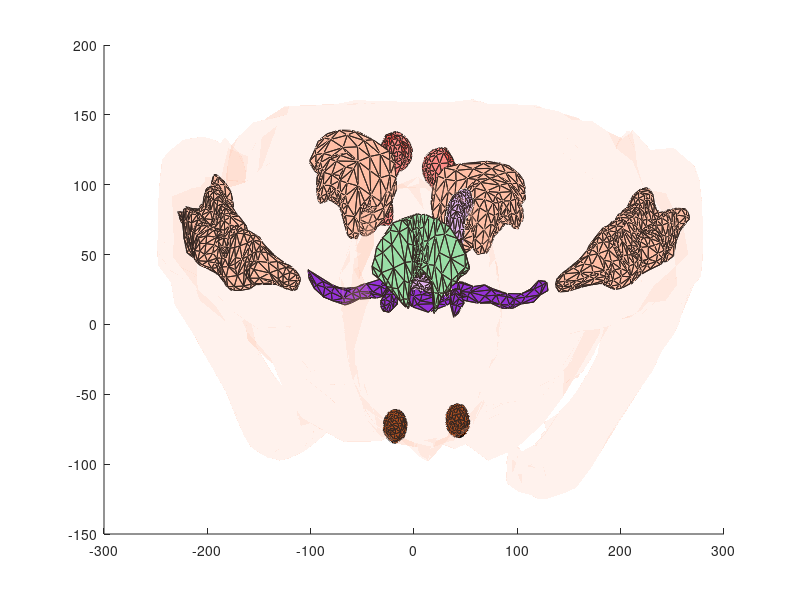

Source code (MATLAB): (Note: this script raises an error after producing the figure.)
clear all; clc; warning off; 
%   Full-body viewer for the VHP model of 01/15/2015
%
%   Low-Frequency Electromagnetic Modeling for Electrical and Biological
%   Systems Using MATLAB, Sergey N. Makarov, Gregory M. Noetscher, and Ara
%   Nazarian, Wiley, New York, 2015, 1st ed.
%   Find edges (indexes) attached to every triangle (Nx3 array)

count = 0;
scrsz = get(0, 'ScreenSize');
a = figure('Position', [scrsz(4)/10 scrsz(4)/10 scrsz(3)/1.2 scrsz(4)/1.2]);
%%%%%%%%%%%%%%%%%%%%%%%%%%%%%%%%%%%%%%%%%%%%%%%%
load('VHP_Aorta_M.mat');
PP = P';
tt = t';
Xshape = reshape(PP(1, tt(1:3,:)),[3,size(tt,2)]);
Yshape = reshape(PP(2, tt(1:3,:)),[3,size(tt,2)]);
Zshape = reshape(PP(3, tt(1:3,:)),[3,size(tt,2)]);
patch(Xshape, Yshape, Zshape, [1 0.75 0.65], 'EdgeColor', 'k', 'FaceAlpha', 1,'FaceColor', [0.85 0.7 1]);
count = count + size(t,1);
%%%%%%%%%%%%%%%%%%%%%%%%%%%%%%%%%%%%%%%%%
load('VHP_Bicep_left_M.mat');
PP = P';
tt = t';
Xshape = reshape(PP(1, tt(1:3,:)),[3,size(tt,2)]);
Yshape = reshape(PP(2, tt(1:3,:)),[3,size(tt,2)]);
Zshape = reshape(PP(3, tt(1:3,:)),[3,size(tt,2)]);
patch(Xshape, Yshape, Zshape, [1 0.75 0.65], 'EdgeColor', 'k', 'FaceAlpha', 1,'FaceColor', [1 0.75 0.65]);
count = count + size(t,1);
%%%%%%%%%%%%%%%%%%%%%%%%%%%%%%%%%%%%%%%%%
load('VHP_Bicep_right_M.mat');
PP = P';
tt = t';
Xshape = reshape(PP(1, tt(1:3,:)),[3,size(tt,2)]);
Yshape = reshape(PP(2, tt(1:3,:)),[3,size(tt,2)]);
Zshape = reshape(PP(3, tt(1:3,:)),[3,size(tt,2)]);
patch(Xshape, Yshape, Zshape, [1 0.75 0.65], 'EdgeColor', 'k', 'FaceAlpha', 1,'FaceColor', [1 0.75 0.65]);
count = count + size(t,1);
%%%%%%%%%%%%%%%%%%%%%%%%%%%%%%%%%%%%%%%%%%% 
load('VHP_Calcaneous_left_M.mat');
PP = P';
tt = t';
Xshape = reshape(PP(1, tt(1:3,:)),[3,size(tt,2)]);
Yshape = reshape(PP(2, tt(1:3,:)),[3,size(tt,2)]);
Zshape = reshape(PP(3, tt(1:3,:)),[3,size(tt,2)]);
patch(Xshape, Yshape, Zshape, [1 0.75 0.65], 'EdgeColor', 'k', 'FaceAlpha', 0.5,'FaceColor', [1 0 0]);
count = count + size(t,1);
%%%%%%%%%%%%%%%%%%%%%%%%%%%%%%%%%%%%%%%%%%%%%
load('VHP_Calcaneous_right_M.mat');
PP = P';
tt = t';
Xshape = reshape(PP(1, tt(1:3,:)),[3,size(tt,2)]);
Yshape = reshape(PP(2, tt(1:3,:)),[3,size(tt,2)]);
Zshape = reshape(PP(3, tt(1:3,:)),[3,size(tt,2)]);
patch(Xshape, Yshape, Zshape, [1 0.75 0.65], 'EdgeColor', 'k', 'FaceAlpha', 0.5,'FaceColor', [1 0 0]);
count = count + size(t,1);
%%%%%%%%%%%%%%%%%%%%%%%%%%%%%%%%%%%%%%
load('VHP_Calf_left_M.mat');
PP = P';
tt = t';
Xshape = reshape(PP(1, tt(1:3,:)),[3,size(tt,2)]);
Yshape = reshape(PP(2, tt(1:3,:)),[3,size(tt,2)]);
Zshape = reshape(PP(3, tt(1:3,:)),[3,size(tt,2)]);
patch(Xshape, Yshape, Zshape, [1 0.75 0.65], 'EdgeColor', 'k', 'FaceAlpha', 1,'FaceColor', [1 0.75 0.65]);
count = count + size(t,1);
%%%%%%%%%%%%%%%%%%%%%%%%%%%%%%%%%%%%%%%%%
load('VHP_Calf_right_M.mat');
PP = P';
tt = t';
Xshape = reshape(PP(1, tt(1:3,:)),[3,size(tt,2)]);
Yshape = reshape(PP(2, tt(1:3,:)),[3,size(tt,2)]);
Zshape = reshape(PP(3, tt(1:3,:)),[3,size(tt,2)]);
patch(Xshape, Yshape, Zshape, [1 0.75 0.65], 'EdgeColor', 'k', 'FaceAlpha', 1,'FaceColor', [1 0.75 0.65]);
count = count + size(t,1);
%%%%%%%%%%%%%%%%%%%%%%%%%%%%%%%%%%%%%%%%%%%%%%%%
load('VHP_Cava_M.mat');
PP = P';
tt = t';
Xshape = reshape(PP(1, tt(1:3,:)),[3,size(tt,2)]);
Yshape = reshape(PP(2, tt(1:3,:)),[3,size(tt,2)]);
Zshape = reshape(PP(3, tt(1:3,:)),[3,size(tt,2)]);
patch(Xshape, Yshape, Zshape, [1 0.75 0.65], 'EdgeColor', 'k', 'FaceAlpha', 1,'FaceColor', [0.48 0.06 0.89]);
count = count + size(t,1);
%%%%%%%%%%%%%%%%%%%%%%%%%%%%%%
load('VHP_Cerebellum_M.mat');
PP = P';
tt = t';
Xshape = reshape(PP(1, tt(1:3,:)),[3,size(tt,2)]);
Yshape = reshape(PP(2, tt(1:3,:)),[3,size(tt,2)]);
Zshape = reshape(PP(3, tt(1:3,:)),[3,size(tt,2)]);
patch(Xshape, Yshape, Zshape, [1 0.75 0.65], 'EdgeColor', 'k', 'FaceAlpha', 1,'FaceColor', [0.5 0.9 0.65]);
count = size(t,1);
%%%%%%%%%%%%%%%%%%%%%%%%%%%%%%%
load('VHP_Eye_left_M.mat');
PP = P';
tt = t';
Xshape = reshape(PP(1, tt(1:3,:)),[3,size(tt,2)]);
Yshape = reshape(PP(2, tt(1:3,:)),[3,size(tt,2)]);
Zshape = reshape(PP(3, tt(1:3,:)),[3,size(tt,2)]);
patch(Xshape, Yshape, Zshape, [1 0.75 0.65], 'EdgeColor', 'k', 'FaceAlpha', 1,'FaceColor', [0.6 0.2 0]);
count = count + size(t,1);
%%%%%%%%%%%%%%%%%%%%%%%%%%%%%%%%%%
load('VHP_Eye_right_M.mat');
PP = P';
tt = t';
Xshape = reshape(PP(1, tt(1:3,:)),[3,size(tt,2)]);
Yshape = reshape(PP(2, tt(1:3,:)),[3,size(tt,2)]);
Zshape = reshape(PP(3, tt(1:3,:)),[3,size(tt,2)]);
patch(Xshape, Yshape, Zshape, [1 0.75 0.65], 'EdgeColor', 'k', 'FaceAlpha', 1,'FaceColor', [0.6 0.2 0]);
count = count + size(t,1);
%%%%%%%%%%%%%%%%%%%%%%%%%%%%%%%%%%%%%%%%%%%%
load('VHP_Average_body.mat');
PP = P';
tt = t';
Xshape = reshape(PP(1, tt(1:3,:)),[3,size(tt,2)]);
Yshape = reshape(PP(2, tt(1:3,:)),[3,size(tt,2)]);
Zshape = reshape(PP(3, tt(1:3,:)),[3,size(tt,2)]);
patch(Xshape, Yshape, Zshape, [1 0.75 0.65], 'EdgeColor', 'none', 'FaceAlpha', 0.2,'FaceColor', [1 0.75 0.65]);
count = count + size(t,1);
%%%%%%%%%%%%%%%%%%%%%%%%%%%%%%%%%%%%%%%%%%%%%
load('VHP_Feet1Phalange_left_M.mat');
PP = P';
tt = t';
Xshape = reshape(PP(1, tt(1:3,:)),[3,size(tt,2)]);
Yshape = reshape(PP(2, tt(1:3,:)),[3,size(tt,2)]);
Zshape = reshape(PP(3, tt(1:3,:)),[3,size(tt,2)]);
patch(Xshape, Yshape, Zshape, [1 0.75 0.65], 'EdgeColor', 'k', 'FaceAlpha', 1,'FaceColor', [0.87 0.49 0]);
count = count + size(t,1);
%%%%%%%%%%%%%%%%%%%%%%%%%%%%%%%%%%%%%%%%%%%%%
load('VHP_Feet2Phalange_left_M.mat');
PP = P';
tt = t';
Xshape = reshape(PP(1, tt(1:3,:)),[3,size(tt,2)]);
Yshape = reshape(PP(2, tt(1:3,:)),[3,size(tt,2)]);
Zshape = reshape(PP(3, tt(1:3,:)),[3,size(tt,2)]);
patch(Xshape, Yshape, Zshape, [1 0.75 0.65], 'EdgeColor', 'k', 'FaceAlpha', 1,'FaceColor', [0.87 0.49 0]);
count = count + size(t,1);
%%%%%%%%%%%%%%%%%%%%%%%%%%%%%%%%%%%%%%%%%%%%%
load('VHP_Feet3Phalange_left_M.mat');
PP = P';
tt = t';
Xshape = reshape(PP(1, tt(1:3,:)),[3,size(tt,2)]);
Yshape = reshape(PP(2, tt(1:3,:)),[3,size(tt,2)]);
Zshape = reshape(PP(3, tt(1:3,:)),[3,size(tt,2)]);
patch(Xshape, Yshape, Zshape, [1 0.75 0.65], 'EdgeColor', 'k', 'FaceAlpha', 1,'FaceColor', [0.87 0.49 0]);
count = count + size(t,1);
%%%%%%%%%%%%%%%%%%%%%%%%%%%%%%%%%%%%%%%%%%%%%
load('VHP_Feet4Phalange_left_M.mat');
PP = P';
tt = t';
Xshape = reshape(PP(1, tt(1:3,:)),[3,size(tt,2)]);
Yshape = reshape(PP(2, tt(1:3,:)),[3,size(tt,2)]);
Zshape = reshape(PP(3, tt(1:3,:)),[3,size(tt,2)]);
patch(Xshape, Yshape, Zshape, [1 0.75 0.65], 'EdgeColor', 'k', 'FaceAlpha', 1,'FaceColor', [0.87 0.49 0]);
count = count + size(t,1);
%%%%%%%%%%%%%%%%%%%%%%%%%%%%%%%%%%%%%%%%%%%%%
load('VHP_Feet5Phalange_left_M.mat');
PP = P';
tt = t';
Xshape = reshape(PP(1, tt(1:3,:)),[3,size(tt,2)]);
Yshape = reshape(PP(2, tt(1:3,:)),[3,size(tt,2)]);
Zshape = reshape(PP(3, tt(1:3,:)),[3,size(tt,2)]);
patch(Xshape, Yshape, Zshape, [1 0.75 0.65], 'EdgeColor', 'k', 'FaceAlpha', 1,'FaceColor', [0.87 0.49 0]);
count = count + size(t,1);
%%%%%%%%%%%%%%%%%%%%%%%%%%%%%%%%%%%%%%%%%%%%%
load('VHP_Feet1Phalange_right_M.mat');
PP = P';
tt = t';
Xshape = reshape(PP(1, tt(1:3,:)),[3,size(tt,2)]);
Yshape = reshape(PP(2, tt(1:3,:)),[3,size(tt,2)]);
Zshape = reshape(PP(3, tt(1:3,:)),[3,size(tt,2)]);
patch(Xshape, Yshape, Zshape, [1 0.75 0.65], 'EdgeColor', 'k', 'FaceAlpha', 1,'FaceColor', [0.87 0.49 0]);
count = count + size(t,1);
%%%%%%%%%%%%%%%%%%%%%%%%%%%%%%%%%%%%%%%%%%%%%
load('VHP_Feet2Phalange_right_M.mat');
PP = P';
tt = t';
Xshape = reshape(PP(1, tt(1:3,:)),[3,size(tt,2)]);
Yshape = reshape(PP(2, tt(1:3,:)),[3,size(tt,2)]);
Zshape = reshape(PP(3, tt(1:3,:)),[3,size(tt,2)]);
patch(Xshape, Yshape, Zshape, [1 0.75 0.65], 'EdgeColor', 'k', 'FaceAlpha', 1,'FaceColor', [0.87 0.49 0]);
count = count + size(t,1);
%%%%%%%%%%%%%%%%%%%%%%%%%%%%%%%%%%%%%%%%%%%%%
load('VHP_Feet3Phalange_right_M.mat');
PP = P';
tt = t';
Xshape = reshape(PP(1, tt(1:3,:)),[3,size(tt,2)]);
Yshape = reshape(PP(2, tt(1:3,:)),[3,size(tt,2)]);
Zshape = reshape(PP(3, tt(1:3,:)),[3,size(tt,2)]);
patch(Xshape, Yshape, Zshape, [1 0.75 0.65], 'EdgeColor', 'k', 'FaceAlpha', 1,'FaceColor', [0.87 0.49 0]);
count = count + size(t,1);
%%%%%%%%%%%%%%%%%%%%%%%%%%%%%%%%%%%%%%%%%%%%%
load('VHP_Feet4Phalange_right_M.mat');
PP = P';
tt = t';
Xshape = reshape(PP(1, tt(1:3,:)),[3,size(tt,2)]);
Yshape = reshape(PP(2, tt(1:3,:)),[3,size(tt,2)]);
Zshape = reshape(PP(3, tt(1:3,:)),[3,size(tt,2)]);
patch(Xshape, Yshape, Zshape, [1 0.75 0.65], 'EdgeColor', 'k', 'FaceAlpha', 1,'FaceColor', [0.87 0.49 0]);
count = count + size(t,1);
%%%%%%%%%%%%%%%%%%%%%%%%%%%%%%%%%%%%%%%%%%%%%
load('VHP_Feet5Phalange_right_M.mat');
PP = P';
tt = t';
Xshape = reshape(PP(1, tt(1:3,:)),[3,size(tt,2)]);
Yshape = reshape(PP(2, tt(1:3,:)),[3,size(tt,2)]);
Zshape = reshape(PP(3, tt(1:3,:)),[3,size(tt,2)]);
patch(Xshape, Yshape, Zshape, [1 0.75 0.65], 'EdgeColor', 'k', 'FaceAlpha', 1,'FaceColor', [0.87 0.49 0]);
count = count + size(t,1);
%%%%%%%%%%%%%%%%%%%%%%%%%%%%%%%%%%%%%%%%%%%%%%%%
load('VHP_Femur_left_M.mat');
PP = P';
tt = t';
Xshape = reshape(PP(1, tt(1:3,:)),[3,size(tt,2)]);
Yshape = reshape(PP(2, tt(1:3,:)),[3,size(tt,2)]);
Zshape = reshape(PP(3, tt(1:3,:)),[3,size(tt,2)]);
patch(Xshape, Yshape, Zshape, [1 0.75 0.65], 'EdgeColor', 'k', 'FaceAlpha', 0.4,'FaceColor', [1 0 0]);
count = count + size(t,1);
%%%%%%%%%%%%%%%%%%%%%%%%%%%%%%%%%%%%%%%%%%%%%%%%
load('VHP_Femur_right_M.mat');
PP = P';
tt = t';
Xshape = reshape(PP(1, tt(1:3,:)),[3,size(tt,2)]);
Yshape = reshape(PP(2, tt(1:3,:)),[3,size(tt,2)]);
Zshape = reshape(PP(3, tt(1:3,:)),[3,size(tt,2)]);
patch(Xshape, Yshape, Zshape, [1 0.75 0.65], 'EdgeColor', 'k', 'FaceAlpha', 0.4,'FaceColor', [1 0 0]);
count = count + size(t,1);
%%%%%%%%%%%%%%%%%%%%%%%%%%%%%%%%%%%%%%
load('VHP_Fibula_left_M.mat');
PP = P';
tt = t';
Xshape = reshape(PP(1, tt(1:3,:)),[3,size(tt,2)]);
Yshape = reshape(PP(2, tt(1:3,:)),[3,size(tt,2)]);
Zshape = reshape(PP(3, tt(1:3,:)),[3,size(tt,2)]);
patch(Xshape, Yshape, Zshape, [1 0.75 0.65], 'EdgeColor', 'k', 'FaceAlpha', 1,'FaceColor', [1 0 0]);
count = count + size(t,1);
%%%%%%%%%%%%%%%%%%%%%%%%%%%%%%%%%%%%%%%%%
load('VHP_Fibula_right_M.mat');
PP = P';
tt = t';
Xshape = reshape(PP(1, tt(1:3,:)),[3,size(tt,2)]);
Yshape = reshape(PP(2, tt(1:3,:)),[3,size(tt,2)]);
Zshape = reshape(PP(3, tt(1:3,:)),[3,size(tt,2)]);
patch(Xshape, Yshape, Zshape, [1 0.75 0.65], 'EdgeColor', 'k', 'FaceAlpha', 1,'FaceColor', [1 0 0]);
count = count + size(t,1);
%%%%%%%%%%%%%%%%%%%%%%%%%%%%%%%%%%%%%%%%%%%%%
load('VHP_Gluteus_left_M.mat');
PP = P';
tt = t';
Xshape = reshape(PP(1, tt(1:3,:)),[3,size(tt,2)]);
Yshape = reshape(PP(2, tt(1:3,:)),[3,size(tt,2)]);
Zshape = reshape(PP(3, tt(1:3,:)),[3,size(tt,2)]);
patch(Xshape, Yshape, Zshape, [1 0.75 0.65], 'EdgeColor', 'k', 'FaceAlpha', 1,'FaceColor', [0.5 0.9 0.65]);
count = count + size(t,1);
%%%%%%%%%%%%%%%%%%%%%%%%%%%%%%%%%%%%%%%%%%%%%
load('VHP_Gluteus_right_M.mat');
PP = P';
tt = t';
Xshape = reshape(PP(1, tt(1:3,:)),[3,size(tt,2)]);
Yshape = reshape(PP(2, tt(1:3,:)),[3,size(tt,2)]);
Zshape = reshape(PP(3, tt(1:3,:)),[3,size(tt,2)]);
patch(Xshape, Yshape, Zshape, [1 0.75 0.65], 'EdgeColor', 'k', 'FaceAlpha', 1,'FaceColor', [0.5 0.9 0.65]);
count = count + size(t,1);
%%%%%%%%%%%%%%%%%%%%%%%%%%%%%%%%%%%
load('VHP_GreyMatter.mat');
PP = P';
tt = t';
Xshape = reshape(PP(1, tt(1:3,:)),[3,size(tt,2)]);
Yshape = reshape(PP(2, tt(1:3,:)),[3,size(tt,2)]);
Zshape = reshape(PP(3, tt(1:3,:)),[3,size(tt,2)]);
patch(Xshape, Yshape, Zshape, [1 0.75 0.65], 'EdgeColor', 'k', 'FaceAlpha', 0.5,'FaceColor', [0.7 0.3 0.7]);
count = count + size(t,1);
%%%%%%%%%%%%%%%%%%%%%%%%%%%%%%%%%%%%%%%%%%% 
load('VHP_Hamstring_left_M.mat');
PP = P';
tt = t';
Xshape = reshape(PP(1, tt(1:3,:)),[3,size(tt,2)]);
Yshape = reshape(PP(2, tt(1:3,:)),[3,size(tt,2)]);
Zshape = reshape(PP(3, tt(1:3,:)),[3,size(tt,2)]);
patch(Xshape, Yshape, Zshape, [1 0.75 0.65], 'EdgeColor', 'k', 'FaceAlpha', 1,'FaceColor', [1 0.75 0.65]);
count = count + size(t,1);
%%%%%%%%%%%%%%%%%%%%%%%%%%%%%%%%%%%%%%%%%%%%%
load('VHP_Hamstring_right_M.mat');
PP = P';
tt = t';
Xshape = reshape(PP(1, tt(1:3,:)),[3,size(tt,2)]);
Yshape = reshape(PP(2, tt(1:3,:)),[3,size(tt,2)]);
Zshape = reshape(PP(3, tt(1:3,:)),[3,size(tt,2)]);
patch(Xshape, Yshape, Zshape, [1 0.75 0.65], 'EdgeColor', 'k', 'FaceAlpha', 1,'FaceColor', [1 0.75 0.65]);
count = count + size(t,1);
%%%%%%%%%%%%%%%%%%%%%%%%%%%%%%%%%%%%%%%%%%%%%
load('VHP_Hands1Phalange_left_M.mat');
PP = P';
tt = t';
Xshape = reshape(PP(1, tt(1:3,:)),[3,size(tt,2)]);
Yshape = reshape(PP(2, tt(1:3,:)),[3,size(tt,2)]);
Zshape = reshape(PP(3, tt(1:3,:)),[3,size(tt,2)]);
patch(Xshape, Yshape, Zshape, [1 0.75 0.65], 'EdgeColor', 'k', 'FaceAlpha', 1,'FaceColor', [0.87 0.49 0]);
count = count + size(t,1);
%%%%%%%%%%%%%%%%%%%%%%%%%%%%%%%%%%%%%%%%%%%%%
load('VHP_Hands2Phalange_left_M.mat');
PP = P';
tt = t';
Xshape = reshape(PP(1, tt(1:3,:)),[3,size(tt,2)]);
Yshape = reshape(PP(2, tt(1:3,:)),[3,size(tt,2)]);
Zshape = reshape(PP(3, tt(1:3,:)),[3,size(tt,2)]);
patch(Xshape, Yshape, Zshape, [1 0.75 0.65], 'EdgeColor', 'k', 'FaceAlpha', 1,'FaceColor', [0.87 0.49 0]);
count = count + size(t,1);
%%%%%%%%%%%%%%%%%%%%%%%%%%%%%%%%%%%%%%%%%%%%%
load('VHP_Hands3Phalange_left_M.mat');
PP = P';
tt = t';
Xshape = reshape(PP(1, tt(1:3,:)),[3,size(tt,2)]);
Yshape = reshape(PP(2, tt(1:3,:)),[3,size(tt,2)]);
Zshape = reshape(PP(3, tt(1:3,:)),[3,size(tt,2)]);
patch(Xshape, Yshape, Zshape, [1 0.75 0.65], 'EdgeColor', 'k', 'FaceAlpha', 1,'FaceColor', [0.87 0.49 0]);
count = count + size(t,1);
%%%%%%%%%%%%%%%%%%%%%%%%%%%%%%%%%%%%%%%%%%%%%
load('VHP_Hands4Phalange_left_M.mat');
PP = P';
tt = t';
Xshape = reshape(PP(1, tt(1:3,:)),[3,size(tt,2)]);
Yshape = reshape(PP(2, tt(1:3,:)),[3,size(tt,2)]);
Zshape = reshape(PP(3, tt(1:3,:)),[3,size(tt,2)]);
patch(Xshape, Yshape, Zshape, [1 0.75 0.65], 'EdgeColor', 'k', 'FaceAlpha', 1,'FaceColor', [0.87 0.49 0]);
count = count + size(t,1);
%%%%%%%%%%%%%%%%%%%%%%%%%%%%%%%%%%%%%%%%%%%%%
load('VHP_Hands5Phalange_left_M.mat');
PP = P';
tt = t';
Xshape = reshape(PP(1, tt(1:3,:)),[3,size(tt,2)]);
Yshape = reshape(PP(2, tt(1:3,:)),[3,size(tt,2)]);
Zshape = reshape(PP(3, tt(1:3,:)),[3,size(tt,2)]);
patch(Xshape, Yshape, Zshape, [1 0.75 0.65], 'EdgeColor', 'k', 'FaceAlpha', 1,'FaceColor', [0.87 0.49 0]);
count = count + size(t,1);
%%%%%%%%%%%%%%%%%%%%%%%%%%%%%%%%%%%%%%%%%%%%%
load('VHP_Hands1Phalange_right_M.mat');
PP = P';
tt = t';
Xshape = reshape(PP(1, tt(1:3,:)),[3,size(tt,2)]);
Yshape = reshape(PP(2, tt(1:3,:)),[3,size(tt,2)]);
Zshape = reshape(PP(3, tt(1:3,:)),[3,size(tt,2)]);
patch(Xshape, Yshape, Zshape, [1 0.75 0.65], 'EdgeColor', 'k', 'FaceAlpha', 1,'FaceColor', [0.87 0.49 0]);
count = count + size(t,1);
%%%%%%%%%%%%%%%%%%%%%%%%%%%%%%%%%%%%%%%%%%%%%
load('VHP_Hands2Phalange_right_M.mat');
PP = P';
tt = t';
Xshape = reshape(PP(1, tt(1:3,:)),[3,size(tt,2)]);
Yshape = reshape(PP(2, tt(1:3,:)),[3,size(tt,2)]);
Zshape = reshape(PP(3, tt(1:3,:)),[3,size(tt,2)]);
patch(Xshape, Yshape, Zshape, [1 0.75 0.65], 'EdgeColor', 'k', 'FaceAlpha', 1,'FaceColor', [0.87 0.49 0]);
count = count + size(t,1);
%%%%%%%%%%%%%%%%%%%%%%%%%%%%%%%%%%%%%%%%%%%%%
load('VHP_Hands3Phalange_right_M.mat');
PP = P';
tt = t';
Xshape = reshape(PP(1, tt(1:3,:)),[3,size(tt,2)]);
Yshape = reshape(PP(2, tt(1:3,:)),[3,size(tt,2)]);
Zshape = reshape(PP(3, tt(1:3,:)),[3,size(tt,2)]);
patch(Xshape, Yshape, Zshape, [1 0.75 0.65], 'EdgeColor', 'k', 'FaceAlpha', 1,'FaceColor', [0.87 0.49 0]);
count = count + size(t,1);
%%%%%%%%%%%%%%%%%%%%%%%%%%%%%%%%%%%%%%%%%%%%%
load('VHP_Hands4Phalange_right_M.mat');
PP = P';
tt = t';
Xshape = reshape(PP(1, tt(1:3,:)),[3,size(tt,2)]);
Yshape = reshape(PP(2, tt(1:3,:)),[3,size(tt,2)]);
Zshape = reshape(PP(3, tt(1:3,:)),[3,size(tt,2)]);
patch(Xshape, Yshape, Zshape, [1 0.75 0.65], 'EdgeColor', 'k', 'FaceAlpha', 1,'FaceColor', [0.87 0.49 0]);
count = count + size(t,1);
%%%%%%%%%%%%%%%%%%%%%%%%%%%%%%%%%%%%%%%%%%%%%
load('VHP_Hands5Phalange_right_M.mat');
PP = P';
tt = t';
Xshape = reshape(PP(1, tt(1:3,:)),[3,size(tt,2)]);
Yshape = reshape(PP(2, tt(1:3,:)),[3,size(tt,2)]);
Zshape = reshape(PP(3, tt(1:3,:)),[3,size(tt,2)]);
patch(Xshape, Yshape, Zshape, [1 0.75 0.65], 'EdgeColor', 'k', 'FaceAlpha', 1,'FaceColor', [0.87 0.49 0]);
count = count + size(t,1);
%%%%%%%%%%%%%%%%%%%%%%%%%%%%%%%%%%%%%%%%%%%%%%%%
load('VHP_Heart_M.mat');
PP = P';
tt = t';
Xshape = reshape(PP(1, tt(1:3,:)),[3,size(tt,2)]);
Yshape = reshape(PP(2, tt(1:3,:)),[3,size(tt,2)]);
Zshape = reshape(PP(3, tt(1:3,:)),[3,size(tt,2)]);
patch(Xshape, Yshape, Zshape, [1 0.75 0.65], 'EdgeColor', 'k', 'FaceAlpha', 1,'FaceColor', [0 1 0]);
count = count + size(t,1);
%%%%%%%%%%%%%%%%%%%%%%%%%%%%%%%%%%%%%%%%%%%%%%%%
load('VHP_Humerus_left_M.mat');
PP = P';
tt = t';
Xshape = reshape(PP(1, tt(1:3,:)),[3,size(tt,2)]);
Yshape = reshape(PP(2, tt(1:3,:)),[3,size(tt,2)]);
Zshape = reshape(PP(3, tt(1:3,:)),[3,size(tt,2)]);
patch(Xshape, Yshape, Zshape, [1 0.75 0.65], 'EdgeColor', 'k', 'FaceAlpha', 1,'FaceColor', [1 0 0]);
count = count + size(t,1);
%%%%%%%%%%%%%%%%%%%%%%%%%%%%%%%%%%%%%%%%%%%%%%%%
load('VHP_Humerus_right_M.mat');
PP = P';
tt = t';
Xshape = reshape(PP(1, tt(1:3,:)),[3,size(tt,2)]);
Yshape = reshape(PP(2, tt(1:3,:)),[3,size(tt,2)]);
Zshape = reshape(PP(3, tt(1:3,:)),[3,size(tt,2)]);
patch(Xshape, Yshape, Zshape, [1 0.75 0.65], 'EdgeColor', 'k', 'FaceAlpha', 1,'FaceColor', [1 0 0]);
count = count + size(t,1);
%%%%%%%%%%%%%%%%%%%%%%%%%%%%%%%%%%%%%%%%%%%%%%%%
load('VHP_Intestine_M.mat');
PP = P';
tt = t';
Xshape = reshape(PP(1, tt(1:3,:)),[3,size(tt,2)]);
Yshape = reshape(PP(2, tt(1:3,:)),[3,size(tt,2)]);
Zshape = reshape(PP(3, tt(1:3,:)),[3,size(tt,2)]);
patch(Xshape, Yshape, Zshape, [1 0.75 0.65], 'EdgeColor', 'k', 'FaceAlpha', 1,'FaceColor', [1 1 0]);
count = count + size(t,1);
%%%%%%%%%%%%%%%%%%%%%%%%%%%%%%%%%%%%%%%%%%%%%%%%
load('VHP_Jaw_M.mat');
PP = P';
tt = t';
Xshape = reshape(PP(1, tt(1:3,:)),[3,size(tt,2)]);
Yshape = reshape(PP(2, tt(1:3,:)),[3,size(tt,2)]);
Zshape = reshape(PP(3, tt(1:3,:)),[3,size(tt,2)]);
patch(Xshape, Yshape, Zshape, [1 0.75 0.65], 'EdgeColor', 'k', 'FaceAlpha', 1,'FaceColor', [0.87 0.49 0]);
count = count + size(t,1);
%%%%%%%%%%%%%%%%%%%%%%%%%%%%%%%%%%%%%%%%%%%%%%%%
load('VHP_Kidney_left_M.mat');
PP = P';
tt = t';
Xshape = reshape(PP(1, tt(1:3,:)),[3,size(tt,2)]);
Yshape = reshape(PP(2, tt(1:3,:)),[3,size(tt,2)]);
Zshape = reshape(PP(3, tt(1:3,:)),[3,size(tt,2)]);
patch(Xshape, Yshape, Zshape, [1 0.75 0.65], 'EdgeColor', 'k', 'FaceAlpha', 1,'FaceColor', [1 0.6 0.78]);
count = count + size(t,1);
%%%%%%%%%%%%%%%%%%%%%%%%%%%%%%%%%%%%%%%%%%%%%%%%
load('VHP_Kidney_right_M.mat');
PP = P';
tt = t';
Xshape = reshape(PP(1, tt(1:3,:)),[3,size(tt,2)]);
Yshape = reshape(PP(2, tt(1:3,:)),[3,size(tt,2)]);
Zshape = reshape(PP(3, tt(1:3,:)),[3,size(tt,2)]);
patch(Xshape, Yshape, Zshape, [1 0.75 0.65], 'EdgeColor', 'k', 'FaceAlpha', 1,'FaceColor', [1 0.6 0.78]);
count = count + size(t,1);
%%%%%%%%%%%%%%%%%%%%%%%%%%%%%%
load('VHP_LatissimusDorsi_left_M.mat');
PP = P';
tt = t';
Xshape = reshape(PP(1, tt(1:3,:)),[3,size(tt,2)]);
Yshape = reshape(PP(2, tt(1:3,:)),[3,size(tt,2)]);
Zshape = reshape(PP(3, tt(1:3,:)),[3,size(tt,2)]);
patch(Xshape, Yshape, Zshape, [1 0.75 0.65], 'EdgeColor', 'k', 'FaceAlpha', 0.4,'FaceColor', [0.5 0.9 0.65]);
count = count + size(t,1);
%%%%%%%%%%%%%%%%%%%%%%%%%%%%%%
load('VHP_LatissimusDorsi_right_M.mat');
PP = P';
tt = t';
Xshape = reshape(PP(1, tt(1:3,:)),[3,size(tt,2)]);
Yshape = reshape(PP(2, tt(1:3,:)),[3,size(tt,2)]);
Zshape = reshape(PP(3, tt(1:3,:)),[3,size(tt,2)]);
patch(Xshape, Yshape, Zshape, [1 0.75 0.65], 'EdgeColor', 'k', 'FaceAlpha', 0.4,'FaceColor', [0.5 0.9 0.65]);
count = count + size(t,1);
%%%%%%%%%%%%%%%%%%%%%%%%%%%%%%%%%%%%%%%%%%%%%%%%
load('VHP_Liver_M.mat');
PP = P';
tt = t';
Xshape = reshape(PP(1, tt(1:3,:)),[3,size(tt,2)]);
Yshape = reshape(PP(2, tt(1:3,:)),[3,size(tt,2)]);
Zshape = reshape(PP(3, tt(1:3,:)),[3,size(tt,2)]);
patch(Xshape, Yshape, Zshape, [1 0.75 0.65], 'EdgeColor', 'k', 'FaceAlpha', 1,'FaceColor', [0.7 0.8 0.9]);
count = count + size(t,1);
%%%%%%%%%%%%%%%%%%%%%%%%%%%%%%%%%%%%%%%%%%%%%%%%
load('VHP_Lungs_M.mat');
PP = P';
tt = t';
Xshape = reshape(PP(1, tt(1:3,:)),[3,size(tt,2)]);
Yshape = reshape(PP(2, tt(1:3,:)),[3,size(tt,2)]);
Zshape = reshape(PP(3, tt(1:3,:)),[3,size(tt,2)]);
patch(Xshape, Yshape, Zshape, [1 0.75 0.65], 'EdgeColor', 'none', 'FaceAlpha', 0.5,'FaceColor', [0 1 1]);
count = count + size(t,1);
%%%%%%%%%%%%%%%%%%%%%%%%%%%%%%%%%%%%%%%%%%%%%%%% 
load('VHP_Navicular_left_M.mat');
PP = P';
tt = t';
Xshape = reshape(PP(1, tt(1:3,:)),[3,size(tt,2)]);
Yshape = reshape(PP(2, tt(1:3,:)),[3,size(tt,2)]);
Zshape = reshape(PP(3, tt(1:3,:)),[3,size(tt,2)]);
patch(Xshape, Yshape, Zshape, [1 0.75 0.65], 'EdgeColor', 'k', 'FaceAlpha', 1.0,'FaceColor', [0.87 0.49 0]);
count = count + size(t,1);
%%%%%%%%%%%%%%%%%%%%%%%%%%%%%%%%%%%%%%%%%%%%%%%%
load('VHP_Navicular_right_M.mat');
PP = P';
tt = t';
Xshape = reshape(PP(1, tt(1:3,:)),[3,size(tt,2)]);
Yshape = reshape(PP(2, tt(1:3,:)),[3,size(tt,2)]);
Zshape = reshape(PP(3, tt(1:3,:)),[3,size(tt,2)]);
patch(Xshape, Yshape, Zshape, [1 0.75 0.65], 'EdgeColor', 'k', 'FaceAlpha', 1.0,'FaceColor', [0.87 0.49 0]);
count = count + size(t,1);
%%%%%%%%%%%%%%%%%%%%%%%%%%%%%%%%%%
load('VHP_Patella_left_M.mat');
PP = P';
tt = t';
Xshape = reshape(PP(1, tt(1:3,:)),[3,size(tt,2)]);
Yshape = reshape(PP(2, tt(1:3,:)),[3,size(tt,2)]);
Zshape = reshape(PP(3, tt(1:3,:)),[3,size(tt,2)]);
patch(Xshape, Yshape, Zshape, [1 0.75 0.65], 'EdgeColor', 'k', 'FaceAlpha', 1,'FaceColor', [0.87 0.49 0]);
count = count + size(t,1);
%%%%%%%%%%%%%%%%%%%%%%%%%%%%%%%%%%%
load('VHP_Patella_right_M.mat');
PP = P';
tt = t';
Xshape = reshape(PP(1, tt(1:3,:)),[3,size(tt,2)]);
Yshape = reshape(PP(2, tt(1:3,:)),[3,size(tt,2)]);
Zshape = reshape(PP(3, tt(1:3,:)),[3,size(tt,2)]);
patch(Xshape, Yshape, Zshape, [1 0.75 0.65], 'EdgeColor', 'k', 'FaceAlpha', 1,'FaceColor', [0.87 0.49 0]);
count = count + size(t,1);
%%%%%%%%%%%%%%%%%%%%%%%%%%%%%%%%%%%%%%%%%%%%%%%%
load('VHP_Pelvic_Girdle_M.mat');   % for pelvic girdle
PP = P';
tt = t';
Xshape = reshape(PP(1, tt(1:3,:)),[3,size(tt,2)]);
Yshape = reshape(PP(2, tt(1:3,:)),[3,size(tt,2)]);
Zshape = reshape(PP(3, tt(1:3,:)),[3,size(tt,2)]);
patch(Xshape, Yshape, Zshape, [1 0.75 0.65], 'EdgeColor', 'k', 'FaceAlpha', 0.8,'FaceColor', [1 0 0]);
count = count + size(t,1);
%%%%%%%%%%%%%%%%%%%%%%%%%%%%%%
load('VHP_Quadriceps_left_M.mat');
PP = P';
tt = t';
Xshape = reshape(PP(1, tt(1:3,:)),[3,size(tt,2)]);
Yshape = reshape(PP(2, tt(1:3,:)),[3,size(tt,2)]);
Zshape = reshape(PP(3, tt(1:3,:)),[3,size(tt,2)]);
patch(Xshape, Yshape, Zshape, [1 0.75 0.65], 'EdgeColor', 'k', 'FaceAlpha', 0.4,'FaceColor', [0.5 0.9 0.65]);
count = count + size(t,1);
%%%%%%%%%%%%%%%%%%%%%%%%%%%%%%%
load('VHP_Quadriceps_right_M.mat');
PP = P';
tt = t';
Xshape = reshape(PP(1, tt(1:3,:)),[3,size(tt,2)]);
Yshape = reshape(PP(2, tt(1:3,:)),[3,size(tt,2)]);
Zshape = reshape(PP(3, tt(1:3,:)),[3,size(tt,2)]);
patch(Xshape, Yshape, Zshape, [1 0.75 0.65], 'EdgeColor', 'k', 'FaceAlpha', 0.4,'FaceColor', [0.5 0.9 0.65]);
count = count + size(t,1);
%%%%%%%%%%%%%%%%%%%%%%%%%%%%%%%%%%%%%%%%%%%%%%%%
load('VHP_Ribs_left11_M.mat');
PP = P';
tt = t';
Xshape = reshape(PP(1, tt(1:3,:)),[3,size(tt,2)]);
Yshape = reshape(PP(2, tt(1:3,:)),[3,size(tt,2)]);
Zshape = reshape(PP(3, tt(1:3,:)),[3,size(tt,2)]);
patch(Xshape, Yshape, Zshape, [1 0.75 0.65], 'EdgeColor', 'k', 'FaceAlpha', 1,'FaceColor', [0.87 0.49 0]);
count = count + size(t,1);
%%%%%%%%%%%%%%%%%%%%%%%%%%%%%%%%%%%%%%%%%%%%%%%%
load('VHP_Ribs_left12_M.mat');
PP = P';
tt = t';
Xshape = reshape(PP(1, tt(1:3,:)),[3,size(tt,2)]);
Yshape = reshape(PP(2, tt(1:3,:)),[3,size(tt,2)]);
Zshape = reshape(PP(3, tt(1:3,:)),[3,size(tt,2)]);
patch(Xshape, Yshape, Zshape, [1 0.75 0.65], 'EdgeColor', 'k', 'FaceAlpha', 1,'FaceColor', [0.87 0.49 0]);
count = count + size(t,1);
%%%%%%%%%%%%%%%%%%%%%%%%%%%%%%%%%%%%%%%%%%%%%%%%
load('VHP_Ribs_right10_M.mat');
PP = P';
tt = t';
Xshape = reshape(PP(1, tt(1:3,:)),[3,size(tt,2)]);
Yshape = reshape(PP(2, tt(1:3,:)),[3,size(tt,2)]);
Zshape = reshape(PP(3, tt(1:3,:)),[3,size(tt,2)]);
patch(Xshape, Yshape, Zshape, [1 0.75 0.65], 'EdgeColor', 'k', 'FaceAlpha', 1,'FaceColor', [0.87 0.49 0]);
count = count + size(t,1);
%%%%%%%%%%%%%%%%%%%%%%%%%%%%%%%%%%%%%%%%%%%%%%%%
load('VHP_Ribs_right11_M.mat');
PP = P';
tt = t';
Xshape = reshape(PP(1, tt(1:3,:)),[3,size(tt,2)]);
Yshape = reshape(PP(2, tt(1:3,:)),[3,size(tt,2)]);
Zshape = reshape(PP(3, tt(1:3,:)),[3,size(tt,2)]);
patch(Xshape, Yshape, Zshape, [1 0.75 0.65], 'EdgeColor', 'k', 'FaceAlpha', 1,'FaceColor', [0.87 0.49 0]);
count = count + size(t,1);
%%%%%%%%%%%%%%%%%%%%%%%%%%%%%%%%%%%%%%%%%%%%%%%%
load('VHP_Ribs_right12_M.mat');
PP = P';
tt = t';
Xshape = reshape(PP(1, tt(1:3,:)),[3,size(tt,2)]);
Yshape = reshape(PP(2, tt(1:3,:)),[3,size(tt,2)]);
Zshape = reshape(PP(3, tt(1:3,:)),[3,size(tt,2)]);
patch(Xshape, Yshape, Zshape, [1 0.75 0.65], 'EdgeColor', 'k', 'FaceAlpha', 1,'FaceColor', [0.87 0.49 0]);
count = count + size(t,1);
%%%%%%%%%%%%%%%%%%%%%%%%%%%%%%%%%%%%%%%%%%%%%%%%
load('VHP_Ribs_Cartilage_M.mat');
PP = P';
tt = t';
Xshape = reshape(PP(1, tt(1:3,:)),[3,size(tt,2)]);
Yshape = reshape(PP(2, tt(1:3,:)),[3,size(tt,2)]);
Zshape = reshape(PP(3, tt(1:3,:)),[3,size(tt,2)]);
patch(Xshape, Yshape, Zshape, [1 0.75 0.65], 'EdgeColor', 'k', 'FaceAlpha', 1,'FaceColor', [0.87 0.49 0]);
count = count + size(t,1);
%%%%%%%%%%%%%%%%%%%%%%%%%%%%%%%%%%%%%%%%%%%%%%%%
load('VHP_Scapula_left_M.mat');
PP = P';
tt = t';
Xshape = reshape(PP(1, tt(1:3,:)),[3,size(tt,2)]);
Yshape = reshape(PP(2, tt(1:3,:)),[3,size(tt,2)]);
Zshape = reshape(PP(3, tt(1:3,:)),[3,size(tt,2)]);
patch(Xshape, Yshape, Zshape, [1 0.75 0.65], 'EdgeColor', 'k', 'FaceAlpha', 1,'FaceColor', [1 0 0]);
count = count + size(t,1);
%%%%%%%%%%%%%%%%%%%%%%%%%%%%%%%%%%%%%%%%%%%%%%%%
load('VHP_Scapula_right_M.mat');
PP = P';
tt = t';
Xshape = reshape(PP(1, tt(1:3,:)),[3,size(tt,2)]);
Yshape = reshape(PP(2, tt(1:3,:)),[3,size(tt,2)]);
Zshape = reshape(PP(3, tt(1:3,:)),[3,size(tt,2)]);
patch(Xshape, Yshape, Zshape, [1 0.75 0.65], 'EdgeColor', 'k', 'FaceAlpha', 1,'FaceColor', [1 0 0]);
count = count + size(t,1);
%%%%%%%%%%%%%%%%%%%%%%%%%%%%%%%%%%%%%%%%%%%%%%%
load('VHP_Fat.mat');
PP = P';
tt = t';
Xshape = reshape(PP(1, tt(1:3,:)),[3,size(tt,2)]);
Yshape = reshape(PP(2, tt(1:3,:)),[3,size(tt,2)]);
Zshape = reshape(PP(3, tt(1:3,:)),[3,size(tt,2)]);
patch(Xshape, Yshape, Zshape, [1 0.75 0.65], 'EdgeColor', 'none', 'FaceAlpha', 0.15,'FaceColor', [1 0.75 0.65]);
count = count + size(t,1);
%%%%%%%%%%%%%%%%%%%%%%%%%%%%%%%%%%
load('VHP_Shin_left_M.mat');
PP = P';
tt = t';
Xshape = reshape(PP(1, tt(1:3,:)),[3,size(tt,2)]);
Yshape = reshape(PP(2, tt(1:3,:)),[3,size(tt,2)]);
Zshape = reshape(PP(3, tt(1:3,:)),[3,size(tt,2)]);
patch(Xshape, Yshape, Zshape, [1 0.75 0.65], 'EdgeColor', 'k', 'FaceAlpha', 0.4,'FaceColor', [0.5 0.9 0.65]);
count = count + size(t,1);
%%%%%%%%%%%%%%%%%%%%%%%%%%%%%%%%%%%
load('VHP_Shin_right_M.mat');
PP = P';
tt = t';
Xshape = reshape(PP(1, tt(1:3,:)),[3,size(tt,2)]);
Yshape = reshape(PP(2, tt(1:3,:)),[3,size(tt,2)]);
Zshape = reshape(PP(3, tt(1:3,:)),[3,size(tt,2)]);
patch(Xshape, Yshape, Zshape, [1 0.75 0.65], 'EdgeColor', 'k', 'FaceAlpha', 0.4,'FaceColor', [0.5 0.9 0.65]);
count = count + size(t,1);
%%%%%%%%%%%%%%%%%%%%%%%%%%%%%%%%%%%%%%%%%
load('VHP_Sinus_M.mat');
PP = P';
tt = t';
Xshape = reshape(PP(1, tt(1:3,:)),[3,size(tt,2)]);
Yshape = reshape(PP(2, tt(1:3,:)),[3,size(tt,2)]);
Zshape = reshape(PP(3, tt(1:3,:)),[3,size(tt,2)]);
patch(Xshape, Yshape, Zshape, [1 0.75 0.65], 'EdgeColor', 'k', 'FaceAlpha', 1,'FaceColor', [0.2 0.75 0.65]);
count = count + size(t,1);
%%%%%%%%%%%%%%%%%%%%%%%%%%%%%%%%%%%%%%%%%%%%
load('VHP_Skin.mat');
PP = P';
tt = t';
Xshape = reshape(PP(1, tt(1:3,:)),[3,size(tt,2)]);
Yshape = reshape(PP(2, tt(1:3,:)),[3,size(tt,2)]);
Zshape = reshape(PP(3, tt(1:3,:)),[3,size(tt,2)]);
patch(Xshape, Yshape, Zshape, [1 0.75 0.65], 'EdgeColor', 'none', 'FaceAlpha', 0.0,'FaceColor', [1 0.75 0.65]);
count = count + size(t,1);
%%%%%%%%%%%%%%%%%%%%%%%%%%%%%%%%%%%%%%%%%%%%%
load('VHP_Skull.mat');
PP = P';
tt = t';
Xshape = reshape(PP(1, tt(1:3,:)),[3,size(tt,2)]);
Yshape = reshape(PP(2, tt(1:3,:)),[3,size(tt,2)]);
Zshape = reshape(PP(3, tt(1:3,:)),[3,size(tt,2)]);
patch(Xshape, Yshape, Zshape, [1 0.75 0.65], 'EdgeColor', 'k', 'FaceAlpha', 0.3,'FaceColor', [1 0.8 0.7]);
count = count + size(t,1);
%%%%%%%%%%%%%%%%%%%%%%%%%%%%%%%%%%%%%%%%%%%%%%%%
load('VHP_Spine_M.mat');
PP = P';
tt = t';
Xshape = reshape(PP(1, tt(1:3,:)),[3,size(tt,2)]);
Yshape = reshape(PP(2, tt(1:3,:)),[3,size(tt,2)]);
Zshape = reshape(PP(3, tt(1:3,:)),[3,size(tt,2)]);
patch(Xshape, Yshape, Zshape, [1 0.75 0.65], 'EdgeColor', 'k', 'FaceAlpha', 1,'FaceColor', [1 0 0]);
count = count + size(t,1);
%%%%%%%%%%%%%%%%%%%%%%%%%%%%%%%%%%%%%%%%%%%%%%%%
load('VHP_Stomach_M.mat');
PP = P';
tt = t';
Xshape = reshape(PP(1, tt(1:3,:)),[3,size(tt,2)]);
Yshape = reshape(PP(2, tt(1:3,:)),[3,size(tt,2)]);
Zshape = reshape(PP(3, tt(1:3,:)),[3,size(tt,2)]);
patch(Xshape, Yshape, Zshape, [1 0.75 0.65], 'EdgeColor', 'k', 'FaceAlpha', 1,'FaceColor', [1 0 1]);
count = count + size(t,1);
%%%%%%%%%%%%%%%%%%%%%%%%%%%%%%%%%%%%%%%%%%%%%%%% 
load('VHP_Talus_left_M.mat');
PP = P';
tt = t';
Xshape = reshape(PP(1, tt(1:3,:)),[3,size(tt,2)]);
Yshape = reshape(PP(2, tt(1:3,:)),[3,size(tt,2)]);
Zshape = reshape(PP(3, tt(1:3,:)),[3,size(tt,2)]);
patch(Xshape, Yshape, Zshape, [1 0.75 0.65], 'EdgeColor', 'k', 'FaceAlpha', 1,'FaceColor', [0.87 0.49 0]);
count = count + size(t,1);
%%%%%%%%%%%%%%%%%%%%%%%%%%%%%%%%%%%%%%%%%%%%%%%%
load('VHP_Talus_right_M.mat');
PP = P';
tt = t';
Xshape = reshape(PP(1, tt(1:3,:)),[3,size(tt,2)]);
Yshape = reshape(PP(2, tt(1:3,:)),[3,size(tt,2)]);
Zshape = reshape(PP(3, tt(1:3,:)),[3,size(tt,2)]);
patch(Xshape, Yshape, Zshape, [1 0.75 0.65], 'EdgeColor', 'k', 'FaceAlpha', 1,'FaceColor', [0.87 0.49 0]);
count = count + size(t,1);
%%%%%%%%%%%%%%%%%%%%%%%%%%%%%%%%%%%%%%%%%%%%%%%%
load('VHP_Teeth_lower17_M.mat');
PP = P';
tt = t';
Xshape = reshape(PP(1, tt(1:3,:)),[3,size(tt,2)]);
Yshape = reshape(PP(2, tt(1:3,:)),[3,size(tt,2)]);
Zshape = reshape(PP(3, tt(1:3,:)),[3,size(tt,2)]);
patch(Xshape, Yshape, Zshape, [1 0.75 0.65], 'EdgeColor', 'k', 'FaceAlpha', 1,'FaceColor', [1 0 0]);
count = count + size(t,1);
%%%%%%%%%%%%%%%%%%%%%%%%%%%%%%%%%%%%%%%%%%%%%%%%
load('VHP_Teeth_lower18_M.mat');
PP = P';
tt = t';
Xshape = reshape(PP(1, tt(1:3,:)),[3,size(tt,2)]);
Yshape = reshape(PP(2, tt(1:3,:)),[3,size(tt,2)]);
Zshape = reshape(PP(3, tt(1:3,:)),[3,size(tt,2)]);
patch(Xshape, Yshape, Zshape, [1 0.75 0.65], 'EdgeColor', 'k', 'FaceAlpha', 1,'FaceColor', [1 0 0]);
count = count + size(t,1);
%%%%%%%%%%%%%%%%%%%%%%%%%%%%%%%%%%%%%%%%%%%%%%%%
load('VHP_Teeth_lower19_M.mat');
PP = P';
tt = t';
Xshape = reshape(PP(1, tt(1:3,:)),[3,size(tt,2)]);
Yshape = reshape(PP(2, tt(1:3,:)),[3,size(tt,2)]);
Zshape = reshape(PP(3, tt(1:3,:)),[3,size(tt,2)]);
patch(Xshape, Yshape, Zshape, [1 0.75 0.65], 'EdgeColor', 'k', 'FaceAlpha', 1,'FaceColor', [1 0 0]);
count = count + size(t,1);
%%%%%%%%%%%%%%%%%%%%%%%%%%%%%%%%%%%%%%%%%%%%%%%%
load('VHP_Teeth_lower28_M.mat');
PP = P';
tt = t';
Xshape = reshape(PP(1, tt(1:3,:)),[3,size(tt,2)]);
Yshape = reshape(PP(2, tt(1:3,:)),[3,size(tt,2)]);
Zshape = reshape(PP(3, tt(1:3,:)),[3,size(tt,2)]);
patch(Xshape, Yshape, Zshape, [1 0.75 0.65], 'EdgeColor', 'k', 'FaceAlpha', 1,'FaceColor', [1 0 0]);
count = count + size(t,1);
%%%%%%%%%%%%%%%%%%%%%%%%%%%%%%%%%%%%%%%%%%%%%%%%
load('VHP_Teeth_lower29_M.mat');
PP = P';
tt = t';
Xshape = reshape(PP(1, tt(1:3,:)),[3,size(tt,2)]);
Yshape = reshape(PP(2, tt(1:3,:)),[3,size(tt,2)]);
Zshape = reshape(PP(3, tt(1:3,:)),[3,size(tt,2)]);
patch(Xshape, Yshape, Zshape, [1 0.75 0.65], 'EdgeColor', 'k', 'FaceAlpha', 1,'FaceColor', [1 0 0]);
count = count + size(t,1);
%%%%%%%%%%%%%%%%%%%%%%%%%%%%%%%%%%%%%%%%%%%%%%%%
load('VHP_Teeth_lower30_M.mat');
PP = P';
tt = t';
Xshape = reshape(PP(1, tt(1:3,:)),[3,size(tt,2)]);
Yshape = reshape(PP(2, tt(1:3,:)),[3,size(tt,2)]);
Zshape = reshape(PP(3, tt(1:3,:)),[3,size(tt,2)]);
patch(Xshape, Yshape, Zshape, [1 0.75 0.65], 'EdgeColor', 'k', 'FaceAlpha', 1,'FaceColor', [1 0 0]);
count = count + size(t,1);
%%%%%%%%%%%%%%%%%%%%%%%%%%%%%%%%%%%%%%%%%%%%%%%%
load('VHP_Teeth_lower31_M.mat');
PP = P';
tt = t';
Xshape = reshape(PP(1, tt(1:3,:)),[3,size(tt,2)]);
Yshape = reshape(PP(2, tt(1:3,:)),[3,size(tt,2)]);
Zshape = reshape(PP(3, tt(1:3,:)),[3,size(tt,2)]);
patch(Xshape, Yshape, Zshape, [1 0.75 0.65], 'EdgeColor', 'k', 'FaceAlpha', 1,'FaceColor', [1 0 0]);
count = count + size(t,1);
%%%%%%%%%%%%%%%%%%%%%%%%%%%%%%%%%%%%%%%%%%%%%%%%
load('VHP_Teeth_upper11_M.mat');
PP = P';
tt = t';
Xshape = reshape(PP(1, tt(1:3,:)),[3,size(tt,2)]);
Yshape = reshape(PP(2, tt(1:3,:)),[3,size(tt,2)]);
Zshape = reshape(PP(3, tt(1:3,:)),[3,size(tt,2)]);
patch(Xshape, Yshape, Zshape, [1 0.75 0.65], 'EdgeColor', 'k', 'FaceAlpha', 1,'FaceColor', [1 0 0]);
count = count + size(t,1);
%%%%%%%%%%%%%%%%%%%%%%%%%%%%%%%%%%%%%%%%%%%%%%%%
load('VHP_Teeth_upper11_M.mat');
PP = P';
tt = t';
Xshape = reshape(PP(1, tt(1:3,:)),[3,size(tt,2)]);
Yshape = reshape(PP(2, tt(1:3,:)),[3,size(tt,2)]);
Zshape = reshape(PP(3, tt(1:3,:)),[3,size(tt,2)]);
patch(Xshape, Yshape, Zshape, [1 0.75 0.65], 'EdgeColor', 'k', 'FaceAlpha', 1,'FaceColor', [1 0 0]);
count = count + size(t,1);
%%%%%%%%%%%%%%%%%%%%%%%%%%%%%%%%%%%%%%%%%%%%%%%%
load('VHP_Teeth_upper12_M.mat');
PP = P';
tt = t';
Xshape = reshape(PP(1, tt(1:3,:)),[3,size(tt,2)]);
Yshape = reshape(PP(2, tt(1:3,:)),[3,size(tt,2)]);
Zshape = reshape(PP(3, tt(1:3,:)),[3,size(tt,2)]);
patch(Xshape, Yshape, Zshape, [1 0.75 0.65], 'EdgeColor', 'k', 'FaceAlpha', 1,'FaceColor', [1 0 0]);
count = count + size(t,1);
%%%%%%%%%%%%%%%%%%%%%%%%%%%%%%%%%%%%%%%%%%%%%%%%
load('VHP_Teeth_upper13_M.mat');
PP = P';
tt = t';
Xshape = reshape(PP(1, tt(1:3,:)),[3,size(tt,2)]);
Yshape = reshape(PP(2, tt(1:3,:)),[3,size(tt,2)]);
Zshape = reshape(PP(3, tt(1:3,:)),[3,size(tt,2)]);
patch(Xshape, Yshape, Zshape, [1 0.75 0.65], 'EdgeColor', 'k', 'FaceAlpha', 1,'FaceColor', [1 0 0]);
count = count + size(t,1);
%%%%%%%%%%%%%%%%%%%%%%%%%%%%%%%%%%%%%%%%%%%%%%%%
load('VHP_Teeth_upper14_M.mat');
PP = P';
tt = t';
Xshape = reshape(PP(1, tt(1:3,:)),[3,size(tt,2)]);
Yshape = reshape(PP(2, tt(1:3,:)),[3,size(tt,2)]);
Zshape = reshape(PP(3, tt(1:3,:)),[3,size(tt,2)]);
patch(Xshape, Yshape, Zshape, [1 0.75 0.65], 'EdgeColor', 'k', 'FaceAlpha', 1,'FaceColor', [1 0 0]);
count = count + size(t,1);
%%%%%%%%%%%%%%%%%%%%%%%%%%%%%%%%%%%%%%%%%%%%%%%%
load('VHP_Teeth_upper15_M.mat');
PP = P';
tt = t';
Xshape = reshape(PP(1, tt(1:3,:)),[3,size(tt,2)]);
Yshape = reshape(PP(2, tt(1:3,:)),[3,size(tt,2)]);
Zshape = reshape(PP(3, tt(1:3,:)),[3,size(tt,2)]);
patch(Xshape, Yshape, Zshape, [1 0.75 0.65], 'EdgeColor', 'k', 'FaceAlpha', 1,'FaceColor', [1 0 0]);
count = count + size(t,1);
%%%%%%%%%%%%%%%%%%%%%%%%%%%%%%%%%%%%%%%%%%%%%%%%
load('VHP_Teeth_upper16_M.mat');
PP = P';
tt = t';
Xshape = reshape(PP(1, tt(1:3,:)),[3,size(tt,2)]);
Yshape = reshape(PP(2, tt(1:3,:)),[3,size(tt,2)]);
Zshape = reshape(PP(3, tt(1:3,:)),[3,size(tt,2)]);
patch(Xshape, Yshape, Zshape, [1 0.75 0.65], 'EdgeColor', 'k', 'FaceAlpha', 1,'FaceColor', [1 0 0]);
count = count + size(t,1);
%%%%%%%%%%%%%%%%%%%%%%%%%%%%%%%%%%%%%%%%%%%%%%%%
load('VHP_Teeth_upper2_M.mat');
PP = P';
tt = t';
Xshape = reshape(PP(1, tt(1:3,:)),[3,size(tt,2)]);
Yshape = reshape(PP(2, tt(1:3,:)),[3,size(tt,2)]);
Zshape = reshape(PP(3, tt(1:3,:)),[3,size(tt,2)]);
patch(Xshape, Yshape, Zshape, [1 0.75 0.65], 'EdgeColor', 'k', 'FaceAlpha', 1,'FaceColor', [1 0 0]);
count = count + size(t,1);
%%%%%%%%%%%%%%%%%%%%%%%%%%%%%%%%%%%%%%%%%%%%%%%%
load('VHP_Teeth_upper3_M.mat');
PP = P';
tt = t';
Xshape = reshape(PP(1, tt(1:3,:)),[3,size(tt,2)]);
Yshape = reshape(PP(2, tt(1:3,:)),[3,size(tt,2)]);
Zshape = reshape(PP(3, tt(1:3,:)),[3,size(tt,2)]);
patch(Xshape, Yshape, Zshape, [1 0.75 0.65], 'EdgeColor', 'k', 'FaceAlpha', 1,'FaceColor', [1 0 0]);
count = count + size(t,1);
%%%%%%%%%%%%%%%%%%%%%%%%%%%%%%%%%%%%%%%%%%%%%%%%
load('VHP_Teeth_upper4_M.mat');
PP = P';
tt = t';
Xshape = reshape(PP(1, tt(1:3,:)),[3,size(tt,2)]);
Yshape = reshape(PP(2, tt(1:3,:)),[3,size(tt,2)]);
Zshape = reshape(PP(3, tt(1:3,:)),[3,size(tt,2)]);
patch(Xshape, Yshape, Zshape, [1 0.75 0.65], 'EdgeColor', 'k', 'FaceAlpha', 1,'FaceColor', [1 0 0]);
count = count + size(t,1);
%%%%%%%%%%%%%%%%%%%%%%%%%%%%%%%%%%%%%%%%%%%%%%%%
load('VHP_Teeth_upper5_6_M.mat');
PP = P';
tt = t';
Xshape = reshape(PP(1, tt(1:3,:)),[3,size(tt,2)]);
Yshape = reshape(PP(2, tt(1:3,:)),[3,size(tt,2)]);
Zshape = reshape(PP(3, tt(1:3,:)),[3,size(tt,2)]);
patch(Xshape, Yshape, Zshape, [1 0.75 0.65], 'EdgeColor', 'k', 'FaceAlpha', 1,'FaceColor', [1 0 0]);
count = count + size(t,1);
%%%%%%%%%%%%%%%%%%%%%%%%%%%%%%%%%%%%%%%%%%%%%%%%
load('VHP_Teeth_upper7_8_M.mat');
PP = P';
tt = t';
Xshape = reshape(PP(1, tt(1:3,:)),[3,size(tt,2)]);
Yshape = reshape(PP(2, tt(1:3,:)),[3,size(tt,2)]);
Zshape = reshape(PP(3, tt(1:3,:)),[3,size(tt,2)]);
patch(Xshape, Yshape, Zshape, [1 0.75 0.65], 'EdgeColor', 'k', 'FaceAlpha', 1,'FaceColor', [1 0 0]);
count = count + size(t,1);
%%%%%%%%%%%%%%%%%%%%%%%%%%%%%%%%%%%%%%%%%%%%%%%%
load('VHP_Teeth_upper9_10_M.mat');
PP = P';
tt = t';
Xshape = reshape(PP(1, tt(1:3,:)),[3,size(tt,2)]);
Yshape = reshape(PP(2, tt(1:3,:)),[3,size(tt,2)]);
Zshape = reshape(PP(3, tt(1:3,:)),[3,size(tt,2)]);
patch(Xshape, Yshape, Zshape, [1 0.75 0.65], 'EdgeColor', 'k', 'FaceAlpha', 1,'FaceColor', [1 0 0]);
count = count + size(t,1);
%%%%%%%%%%%%%%%%%%%%%%%%%%%%%%
load('VHP_Tibia_left_M.mat');
PP = P';
tt = t';
Xshape = reshape(PP(1, tt(1:3,:)),[3,size(tt,2)]);
Yshape = reshape(PP(2, tt(1:3,:)),[3,size(tt,2)]);
Zshape = reshape(PP(3, tt(1:3,:)),[3,size(tt,2)]);
patch(Xshape, Yshape, Zshape, [1 0.75 0.65], 'EdgeColor', 'k', 'FaceAlpha', 0.5,'FaceColor', [0.87 0.49 0]);
count = count + size(t,1);
%%%%%%%%%%%%%%%%%%%%%%%%%%%%%%%
load('VHP_Tibia_right_M.mat');
PP = P';
tt = t';
Xshape = reshape(PP(1, tt(1:3,:)),[3,size(tt,2)]);
Yshape = reshape(PP(2, tt(1:3,:)),[3,size(tt,2)]);
Zshape = reshape(PP(3, tt(1:3,:)),[3,size(tt,2)]);
patch(Xshape, Yshape, Zshape, [1 0.75 0.65], 'EdgeColor', 'k', 'FaceAlpha', 0.5,'FaceColor', [0.87 0.49 0]);
count = count + size(t,1);
%%%%%%%%%%%%%%%%%%%%%%%%%%%%%%%%%%%%%%%%%%%%%%%%
load('VHP_Tongue_M.mat');
PP = P';
tt = t';
Xshape = reshape(PP(1, tt(1:3,:)),[3,size(tt,2)]);
Yshape = reshape(PP(2, tt(1:3,:)),[3,size(tt,2)]);
Zshape = reshape(PP(3, tt(1:3,:)),[3,size(tt,2)]);
patch(Xshape, Yshape, Zshape, [1 0.75 0.65], 'EdgeColor', 'k', 'FaceAlpha', 1,'FaceColor', [0 0.5 0]);
count = count + size(t,1);
%%%%%%%%%%%%%%%%%%%%%%%%%%%%%%%%%%%%%%%%%%%%%%%%
load('VHP_Trabecular_lower_left_M.mat');
PP = P';
tt = t';
Xshape = reshape(PP(1, tt(1:3,:)),[3,size(tt,2)]);
Yshape = reshape(PP(2, tt(1:3,:)),[3,size(tt,2)]);
Zshape = reshape(PP(3, tt(1:3,:)),[3,size(tt,2)]);
patch(Xshape, Yshape, Zshape, [1 0.75 0.65], 'EdgeColor', 'k', 'FaceAlpha', 1.0,'FaceColor', [0.85 0.16 0]);
count = count + size(t,1);
%%%%%%%%%%%%%%%%%%%%%%%%%%%%%%%%%%%%%%%%%%%%%%%%
load('VHP_Trabecular_lower_right.mat');
PP = P';
tt = t';
Xshape = reshape(PP(1, tt(1:3,:)),[3,size(tt,2)]);
Yshape = reshape(PP(2, tt(1:3,:)),[3,size(tt,2)]);
Zshape = reshape(PP(3, tt(1:3,:)),[3,size(tt,2)]);
patch(Xshape, Yshape, Zshape, [1 0.75 0.65], 'EdgeColor', 'k', 'FaceAlpha', 1.0,'FaceColor', [0.85 0.16 0]);
count = count + size(t,1);
%%%%%%%%%%%%%%%%%%%%%%%%%%%%%%%%%%%%%%%%%%%%%%%%
load('VHP_Trabecular_upper_left_M.mat');
PP = P';
tt = t';
Xshape = reshape(PP(1, tt(1:3,:)),[3,size(tt,2)]);
Yshape = reshape(PP(2, tt(1:3,:)),[3,size(tt,2)]);
Zshape = reshape(PP(3, tt(1:3,:)),[3,size(tt,2)]);
patch(Xshape, Yshape, Zshape, [1 0.75 0.65], 'EdgeColor', 'k', 'FaceAlpha', 1.0,'FaceColor', [0.85 0.16 0]);
count = count + size(t,1);
%%%%%%%%%%%%%%%%%%%%%%%%%%%%%%%%%%%%%%%%%%%%%%%%
load('VHP_Trabecular_upper_right_M.mat');
PP = P';
tt = t';
Xshape = reshape(PP(1, tt(1:3,:)),[3,size(tt,2)]);
Yshape = reshape(PP(2, tt(1:3,:)),[3,size(tt,2)]);
Zshape = reshape(PP(3, tt(1:3,:)),[3,size(tt,2)]);
patch(Xshape, Yshape, Zshape, [1 0.75 0.65], 'EdgeColor', 'k', 'FaceAlpha', 1.0,'FaceColor', [0.85 0.16 0]);
count = count + size(t,1);
%%%%%%%%%%%%%%%%%%%%%%%%%%%%%%%%%%%%%%%%%%%%%%%%%
load('VHP_Trapezious_right_M.mat');
PP = P';
tt = t';
Xshape = reshape(PP(1, tt(1:3,:)),[3,size(tt,2)]);
Yshape = reshape(PP(2, tt(1:3,:)),[3,size(tt,2)]);
Zshape = reshape(PP(3, tt(1:3,:)),[3,size(tt,2)]);
patch(Xshape, Yshape, Zshape, [1 0.75 0.65], 'EdgeColor', 'b', 'FaceAlpha', 1.0,'FaceColor', [1 0.75 0.65]);
count = count + size(t,1);
%%%%%%%%%%%%%%%%%%%%%%%%%%%%%%%%%%%%%%%%%
load('VHP_Trapezious_left_M.mat');
PP = P';
tt = t';
Xshape = reshape(PP(1, tt(1:3,:)),[3,size(tt,2)]);
Yshape = reshape(PP(2, tt(1:3,:)),[3,size(tt,2)]);
Zshape = reshape(PP(3, tt(1:3,:)),[3,size(tt,2)]);
patch(Xshape, Yshape, Zshape, [1 0.75 0.65], 'EdgeColor', 'b', 'FaceAlpha', 1.0,'FaceColor', [1 0.75 0.65]);
count = count + size(t,1);
%%%%%%%%%%%%%%%%%%%%%%%%%%%%%%%%%%%%%%%%%%%%%%%%
load('VHP_Ulna_Radius_left_M.mat');
PP = P';
tt = t';
Xshape = reshape(PP(1, tt(1:3,:)),[3,size(tt,2)]);
Yshape = reshape(PP(2, tt(1:3,:)),[3,size(tt,2)]);
Zshape = reshape(PP(3, tt(1:3,:)),[3,size(tt,2)]);
patch(Xshape, Yshape, Zshape, [1 0.75 0.65], 'EdgeColor', 'k', 'FaceAlpha', 1,'FaceColor', [1 0 0]);
count = count + size(t,1);
%%%%%%%%%%%%%%%%%%%%%%%%%%%%%%%%%%%%%%%%%%%%%%%%
load('VHP_Ulna_Radius_right_M.mat');
PP = P';
tt = t';
Xshape = reshape(PP(1, tt(1:3,:)),[3,size(tt,2)]);
Yshape = reshape(PP(2, tt(1:3,:)),[3,size(tt,2)]);
Zshape = reshape(PP(3, tt(1:3,:)),[3,size(tt,2)]);
patch(Xshape, Yshape, Zshape, [1 0.75 0.65], 'EdgeColor', 'k', 'FaceAlpha', 1,'FaceColor', [1 0 0]);
count = count + size(t,1);
%%%%%%%%%%%%%%%%%%%%%%%%%%%%%%%%%%%%%%%%%%%%%%%%
load('VHP_WhiteMatter_M.mat');
PP = P';
tt = t';
Xshape = reshape(PP(1, tt(1:3,:)),[3,size(tt,2)]);
Yshape = reshape(PP(2, tt(1:3,:)),[3,size(tt,2)]);
Zshape = reshape(PP(3, tt(1:3,:)),[3,size(tt,2)]);
patch(Xshape, Yshape, Zshape, [1 0.75 0.65], 'EdgeColor', 'k', 'FaceAlpha', 1.0,'FaceColor', [1 1 0]);

disp('Total number of triangles:'); count
axis 'equal';  axis 'tight';
xlabel('x, mm'); ylabel('y, mm'); zlabel('z, mm');
view(0,0);
set(gcf,'Color','White');
axis off;
camroll(90);
cameratoolbar('Show');
camlight('headlight');




